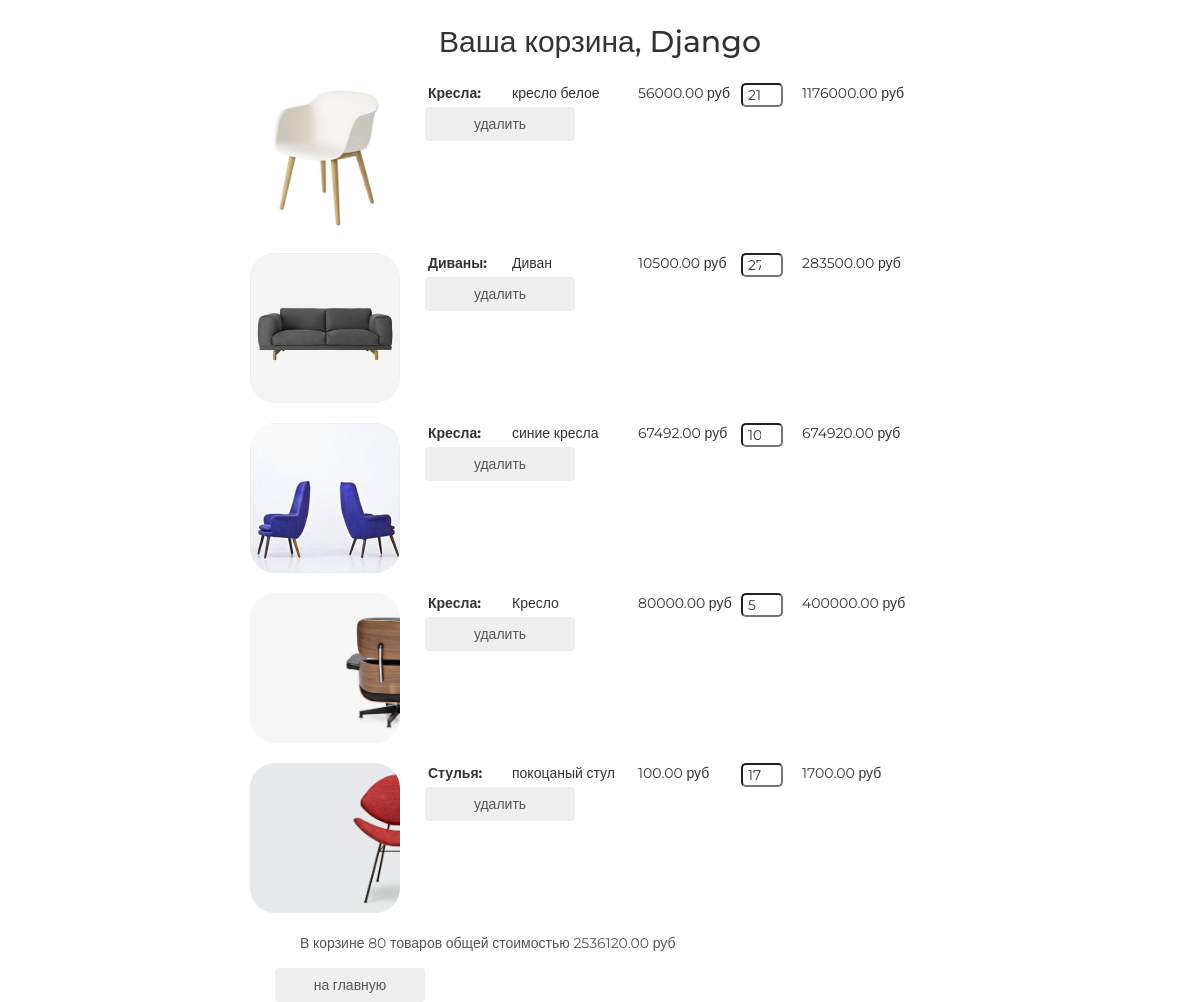
/basket/ (signed in), run on an earlier commit of the app's database.
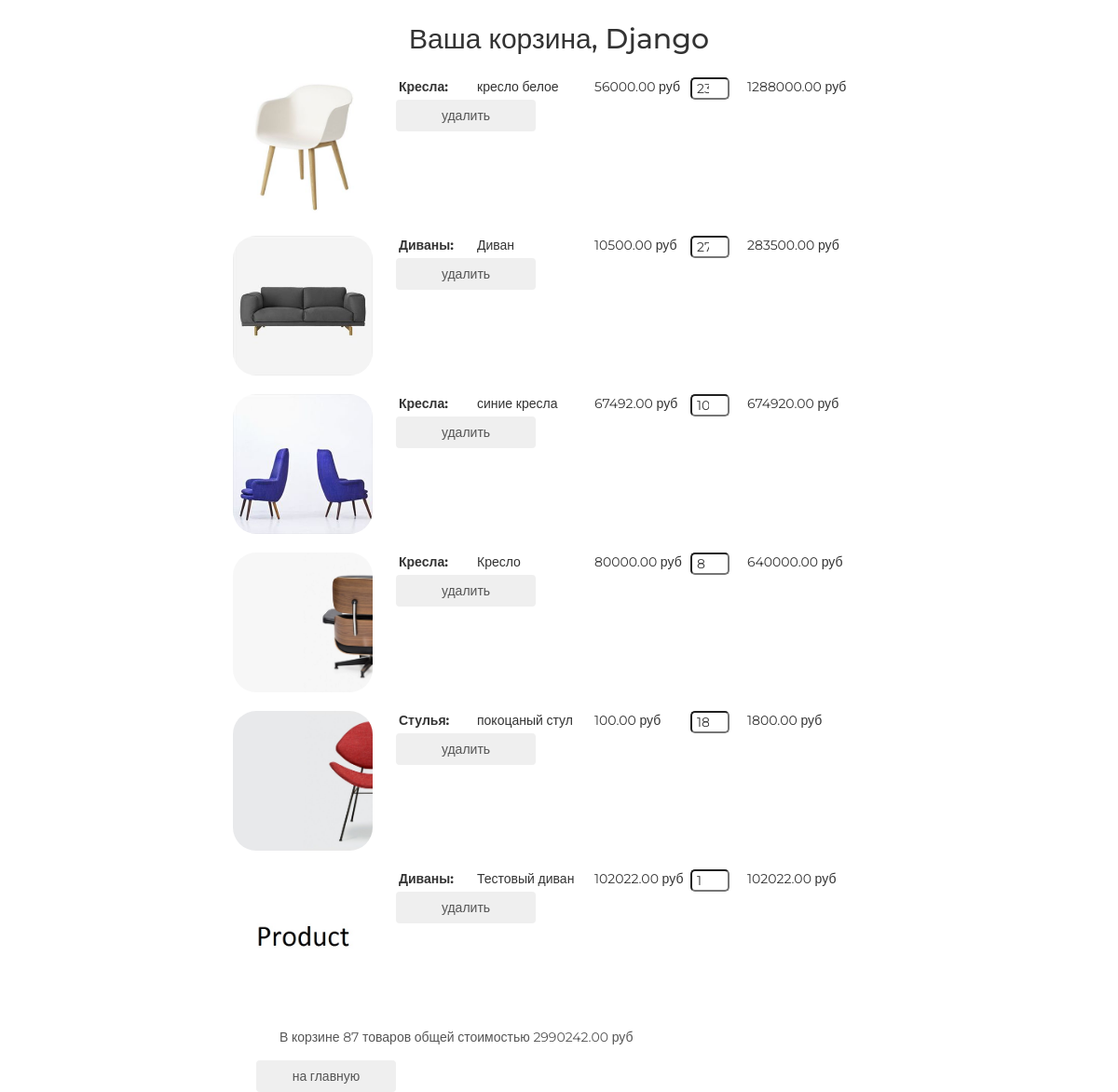
And on a later commit of the database.
### authapp/models.py (models this page shows)
class ShopUser(AbstractUser):
    avatar = models.ImageField(upload_to="users", blank=True, verbose_name="Аватарка")
    age = models.PositiveSmallIntegerField(verbose_name="Возраст", blank=True, null=True)

### basketapp/models.py (models this page shows, shortened)
class Basket(models.Model):
    class Meta:
        verbose_name = "Корзина"
        verbose_name_plural = "Корзины"
        ordering = ("created_at",)
    product = models.ForeignKey(Product, on_delete=models.CASCADE, verbose_name="Товар")
    user = models.ForeignKey(settings.AUTH_USER_MODEL, on_delete=models.CASCADE, verbose_name="Пользователь")
    quantity = models.PositiveSmallIntegerField(default=0, verbose_name="Количество")
    created_at = models.DateTimeField(auto_now_add=True, verbose_name="добавлен")
    @property
    def product_cost(self):
        return self.quantity * self.product.price
    @property
    def total_quantity(self) -> int:
        _items = self.get_baskets
        return sum(list(_items.values_list("quantity", flat=True)))
    @property
    def total_cost(self):
        _items = self.get_baskets
        return sum(list(map(lambda x: x.product_cost, _items)))
    @property
    def get_baskets(self):
        return Basket.objects.filter(user=self.user)

### mainapp/models.py (models this page shows, shortened)
class Product(TimeStampedModel):
    class Meta:
        verbose_name = "Продукт"
        verbose_name_plural = "Продукты"
        ordering = ("name", "pk")
    name = models.CharField(max_length=128, verbose_name="Название продукта")
    description = models.TextField(verbose_name="Описание", blank=True)
    short_desc = models.CharField(verbose_name="Краткое описание", max_length=128)
    image = models.ImageField(upload_to="product", blank=True, null=True, verbose_name="Изображения")
    price = models.DecimalField(max_digits=12, decimal_places=2, verbose_name="Цена")
    quantity = models.PositiveSmallIntegerField(default=0, verbose_name="Количество")
    category = models.ForeignKey(Category, on_delete=models.CASCADE, verbose_name="Категория")
    is_active = models.BooleanField(verbose_name="существует", default=True)

class Category(TimeStampedModel):
    class Meta:
        verbose_name = "Категория"
        verbose_name_plural = "Категории"
        ordering = ("name", "pk")
    name = models.CharField(max_length=64, verbose_name="Название", unique=True)
    description = models.TextField(verbose_name="Описание", blank=True)
    is_active = models.BooleanField(verbose_name="существует", default=True)

### basketapp/views.py (the view)
# urls.py: path("", basket_list, name="items"),
@login_required
def basket_list(request):
    context = {
        "basket_items": Basket.objects.filter(user=request.user),
        "title": "Корзина"
    }
    return render(request, "basketapp/list.html", context)

### basketapp/templates/basketapp/list.html (shortened to what this page needs)
{% extends "basketapp/base.html" %}
{% load static %}
{% block content %}
<div class="basket_list">
	{% include "basketapp/includes/inc_basket_list.html" %}
</div>
<button class="btn btn-round">
	<a href="{% url 'app:index' %}">на главную</a>
</button>
{% endblock %}

### basketapp/templates/basketapp/base.html (shortened to what this page needs)
<!DOCTYPE html>
{% load static %}
<html>
	<head>
	{% block css %}
		<link rel="stylesheet" href="{% static 'css/bootstrap.min.css' %}">
		<link rel="stylesheet" href="{% static 'css/style.css' %}">
		<link rel="stylesheet" href="{% static 'fonts/font-awesome/css/font-awesome.css' %}">
	{% endblock %}
	</head>
	<body>
		<div class="basket_container">
			<div class="h2 text-center head">
			Ваша корзина,
				{% if user.username %}
					{{ user.username|title}}
				{% else %}
					Пользователь
				{% endif %}
			</div>
			{% block content %}
			{% endblock %}
		</div>
	</body>
</html>

### basketapp/templates/basketapp/includes/inc_basket_list.html
{% for item in basket_items %}
	<div class="basket_record">
		<img src="/media/{{ item.product.image }}"
		     alt="{{ item.product.short_desc }}">
		<span class="category_name"><b>{{ item.product.category.name }}:</b></span>
		<span class="product_name">{{ item.product.name }}</span>
		<span class="product_price">{{ item.product.price }}&nbspруб</span>
		<input type="number" name="{{ item.pk }}"
		       min="0"
		       style="border-radius:5px; padding:0 5px; margin: 0 5px"
		       value="{{ item.quantity }}">
		<span class="product_cost">{{ item.product_cost }}&nbspруб</span>
		<button class="btn btn-round">
			<a href="{% url 'basket:remove_item' item.pk %}" class="">
				удалить
			</a>
		</button>
	</div>
	{% endfor %}
{% if basket_items %}
	<div class="basket_summary">
		В корзине {{ basket_items.0.total_quantity }} товаров общей стоимостью
		{{ basket_items.0.total_cost }} руб
	</div>
{% endif %}

### static/css/style.css (style rules this page uses)
* { margin: 0; padding: 0; }
body { font-family: 'Montserrat', sans-serif; }
html, body { height: 100%; }
.basket_container { margin: 25px auto; width: 700px; }
.basket_list input[type="number"] { width: 3em; position: relative; display: block; float: left; }
.basket_list span.category_name { margin-left: 2em; width: 5em; position: relative; display: block; float: left; }
.basket_list span.product_name { margin-left: 1em; width: 8em; position: relative; display: block; float: left; }
.basket_list span.product_price { margin-left: 1em; width: 7em; position: relative; display: block; float: left; }
.basket_list span.product_cost { margin-left: 1em; width: 7em; position: relative; display: block; float: left; }
.basket_list .basket_record { position: relative; display: block; height: 170px; float: none; }
.basket_container .head { margin: 25px auto; }
.basket_container button { margin-left: 25px; width: 150px; display: block; float: left; }
.basket_container button a { text-decoration: none; color: #555; }
.basket_container img { display: block; float: left; width: 150px; border-radius: 25px; }
.basket_container .basket_summary { display: block; margin-left: 50px; margin-bottom: 15px; color: #555; }

What changed in the data, as far as the page shows it:
changed Basket "кресло белое": quantity "21" → "23"; product_cost "1176000.00" → "1288000.00"; user "80" → "87"; user+quantity+product "2536120.00" → "2990242.00"
changed Basket "Кресло": quantity "5" → "8"; product_cost "400000.00" → "640000.00"
changed Basket "Стулья": quantity "17" → "18"; product_cost "1700.00" → "1800.00"
added Basket: product.image (placeholder picture), product.category.name "Диваны", product.name "Тестовый диван", product.price "102022.00", quantity "1", product_cost "102022.00"
